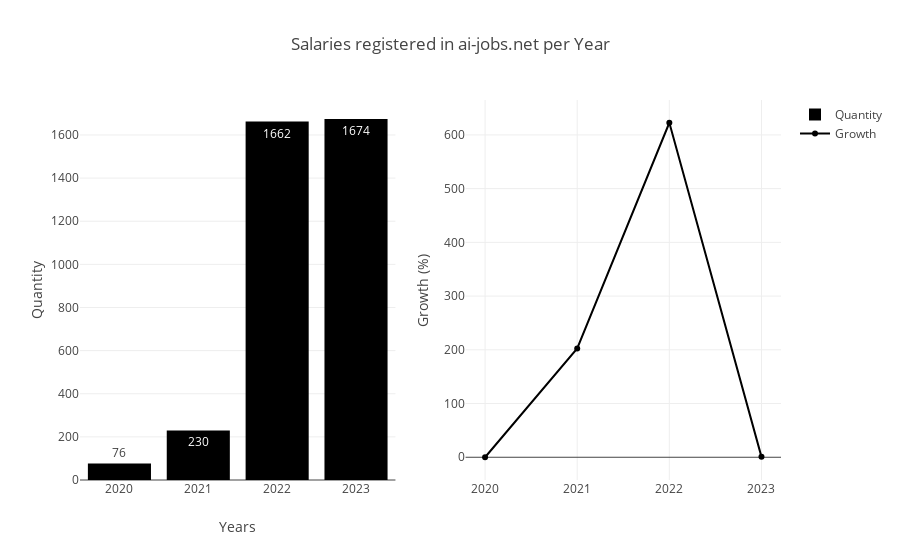

Notebook code for this chart:
### Markdown cell above
### work_year: The year of the salary was paid

### Code cell
# description of frequency work_year attribute
work_year = df["work_year"].value_counts().sort_index()

# The Years of salary was paid
years = work_year.index.values

# Sample
quantity_of_employeements = work_year.values

# Growth percentage array
growth_percentage = (
    100 * (np.diff(quantity_of_employeements)) / quantity_of_employeements[:-1]
)

growth_percentage = np.concatenate(([0], growth_percentage))
# Create a figure with layout configuration
fig = make_subplots(rows=1, cols=2)

# Quantity bar graph
fig.add_trace(
    go.Bar(
        x=years,
        y=quantity_of_employeements,
        name="Quantity",
        text=quantity_of_employeements,
        textposition="auto"
    ),
    row=1,
    col=1,
)

# Growth scatter graph
fig.add_trace(
    go.Scatter(
        x=years,
        y=growth_percentage,
        name="Growth",
        text=growth_percentage
    ),
    row=1,
    col=2,
)

# Layout configuration
fig.update_layout(
    title="Salaries registered in <a href='https://ai-jobs.net'>ai-jobs.net</a> per Year",
    xaxis_title="Years",
    yaxis1_title="Quantity",
    yaxis2_title="Growth (%)",
)
fig.update_layout(template=None)

# Change color to black
fig.update_traces(marker=dict(color='black'))
# height=400, width=800)

fig.show()

### Figure 1 — Plotly figure (JSON) as saved in the notebook; plotly's stock layout.template omitted (floating-point values rounded to 4 significant figures)
{"data": [{"marker": {"color": "black"}, "name": "Quantity", "text": [76, 230, 1662, 1674], "textposition": "auto", "type": "bar", "x": [2020, 2021, 2022, 2023], "xaxis": "x", "y": [76, 230, 1662, 1674], "yaxis": "y"}, {"marker": {"color": "black"}, "name": "Growth", "text": [0, 202.6, 622.6, 0.722], "type": "scatter", "x": [2020, 2021, 2022, 2023], "xaxis": "x2", "y": [0, 202.6, 622.6, 0.722], "yaxis": "y2"}], "layout": {"title": {"text": "Salaries registered in <a href='https://ai-jobs.net'>ai-jobs.net</a> per Year"}, "xaxis": {"anchor": "y", "domain": [0, 0.45], "title": {"text": "Years"}}, "xaxis2": {"anchor": "y2", "domain": [0.55, 1]}, "yaxis": {"anchor": "x", "domain": [0, 1], "title": {"text": "Quantity"}}, "yaxis2": {"anchor": "x2", "domain": [0, 1], "title": {"text": "Growth (%)"}}}}
